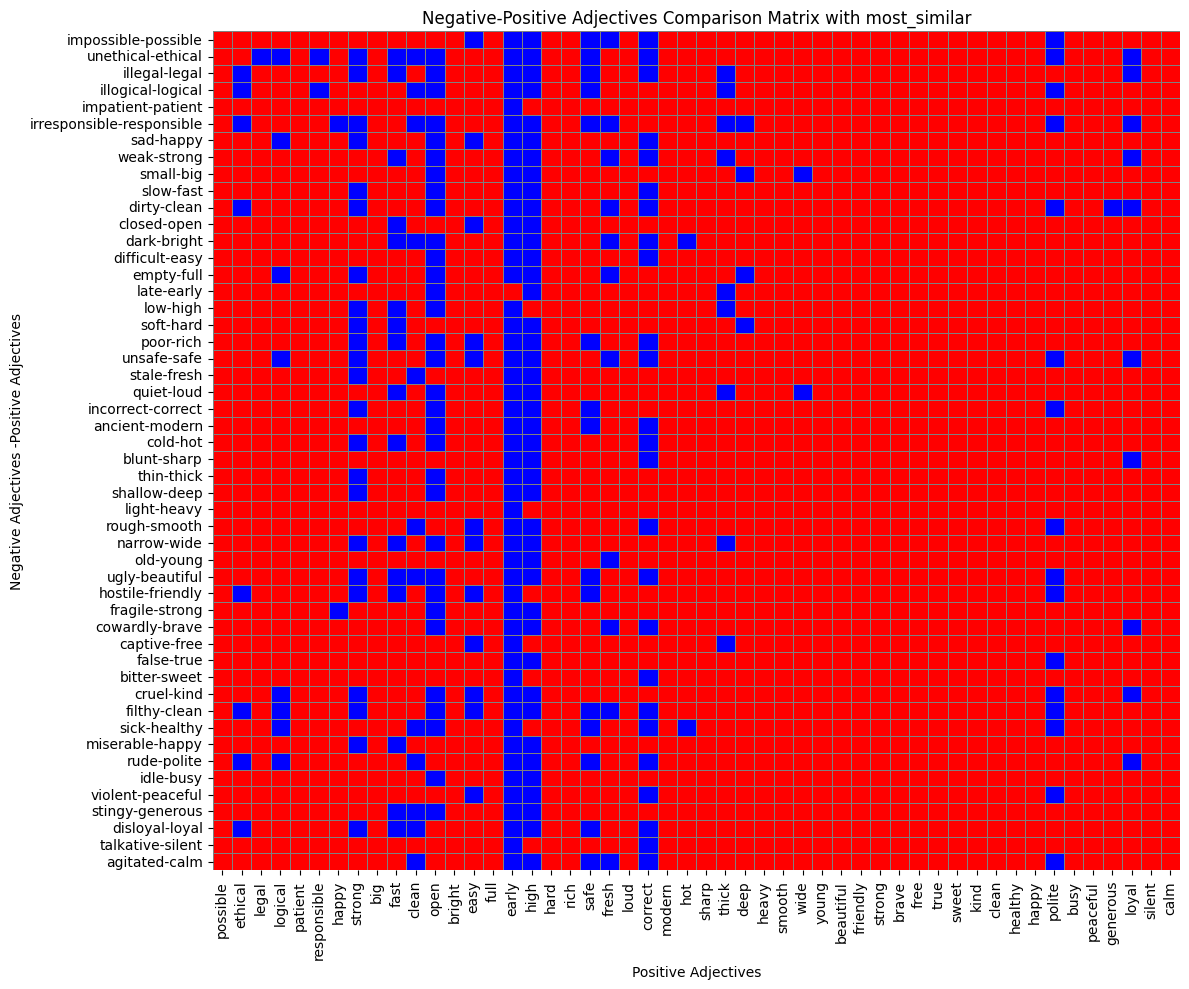

This figure's Python source:
import seaborn as sns
from tqdm import tqdm
import numpy as np
import pandas as pd
import matplotlib.pyplot as plt

# Caricamento del dataset
input_path = "positive_negative_opposite_csv.csv"
df = pd.read_csv(input_path)

# Liste delle parole
negative = df['negative'].tolist()
positives = df['positive'].tolist()

# Inizializza matrice
matrix = np.zeros((len(negative), len(positives)), dtype=int)

# Loop su tutte le combinazioni: comp_i - pos_i + pos_j ≈ comp_j
for i in tqdm(range(len(negative)), desc="Processing rows"):
    comp_i = negative[i]
    pos_i = positives[i]

    try:
        for j in range(len(positives)):
            pos_j = positives[j]
            comp_j = negative[j]

            # Operazione vettoriale: comp_i - pos_i + pos_j
            predicted = word_vectors.most_similar(positive=[comp_i, pos_j], negative=[pos_i], topn=1)

            if predicted[0][0] == comp_j:
                matrix[i, j] = 1

    except KeyError:
        continue  # salta combinazioni con parole non presenti

# Etichette righe e colonne
index_labels = [f"{c1}-{p1}" for c1, p1 in zip(negative, positives)]
result_df = pd.DataFrame(matrix, index=index_labels, columns=positives)

# Visualizzazione heatmap
plt.figure(figsize=(12, 10))
sns.heatmap(result_df, cmap=sns.color_palette(["red", "blue"]), cbar=False, linewidths=0.5, linecolor='gray')
plt.title("Negative-Positive Adjectives Comparison Matrix with most_similar")
plt.xlabel("Positive Adjectives")
plt.ylabel("Negative Adjectives -Positive Adjectives")
plt.xticks(rotation=90)
plt.yticks(rotation=0)
plt.tight_layout()
plt.show()

# Statistiche
count_ones = np.sum(matrix == 1)
count_zeros = np.sum(matrix == 0)
total = count_ones + count_zeros
percent_ones = (count_ones / total) * 100

print(f"Conteggio '1': {count_ones}")
print(f"Conteggio '0': {count_zeros}")
print(f"Percentuale '1': {percent_ones:.2f}%")
